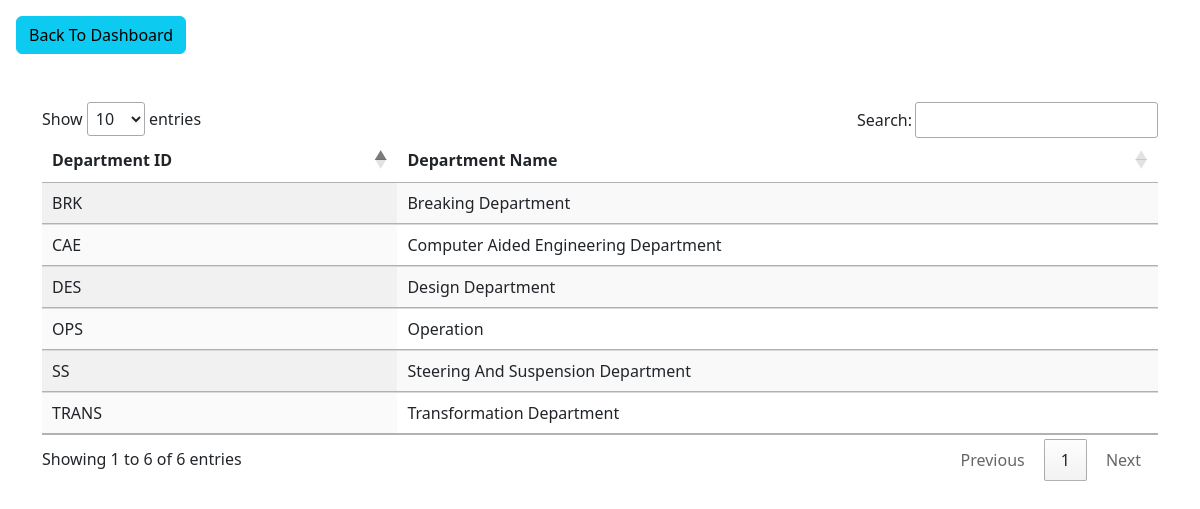
Screenshot of /departmentList.php with the database file from the repository.
### tables this page shows
CREATE TABLE `dept` (
  `DeptId` varchar(10) NOT NULL,
  `DeptName` varchar(255) NOT NULL
);

### departmentList.php (the view, shortened to what this page needs)
<!DOCTYPE html>
<html>
<head>
    <?php include 'links.php' ?>
</head>
<body>
    <div>
    <a class="btn btn-info mt-3 ms-3" href="student.php">Back To Dashboard</a>
  </div>
	<div class="container mt-5">
		<div class="row">
			  <table id="example" class="table display" >
  <thead>
    <tr>
      <th scope="col">Department ID</th>
      <th scope="col">Department Name</th>
    </tr>
  </thead>
  <tbody>
    <?php
    $con= mysqli_connect("sql111.epizy.com","epiz_34114828","h1aMXRVCMDM");
    $result=mysqli_query($con,"SELECT * FROM `dept`");
    while($row=mysqli_fetch_assoc($result)){
      echo "
      <tr>
      <td>$row[DeptId]</td>
      <td>$row[DeptName]</td>
    </tr>
      ";
    }
    ?>
  </tbody>
</table>
		</div>
	</div>
</body>
</html>

### rows the page displays
dept: DeptId "BRK", DeptName "Breaking Department"
dept: DeptId "CAE", DeptName "Computer Aided Engineering Department"
dept: DeptId "DES", DeptName "Design Department"
dept: DeptId "OPS", DeptName "Operation"
dept: DeptId "SS", DeptName "Steering And Suspension Department"
dept: DeptId "TRANS", DeptName "Transformation Department"
